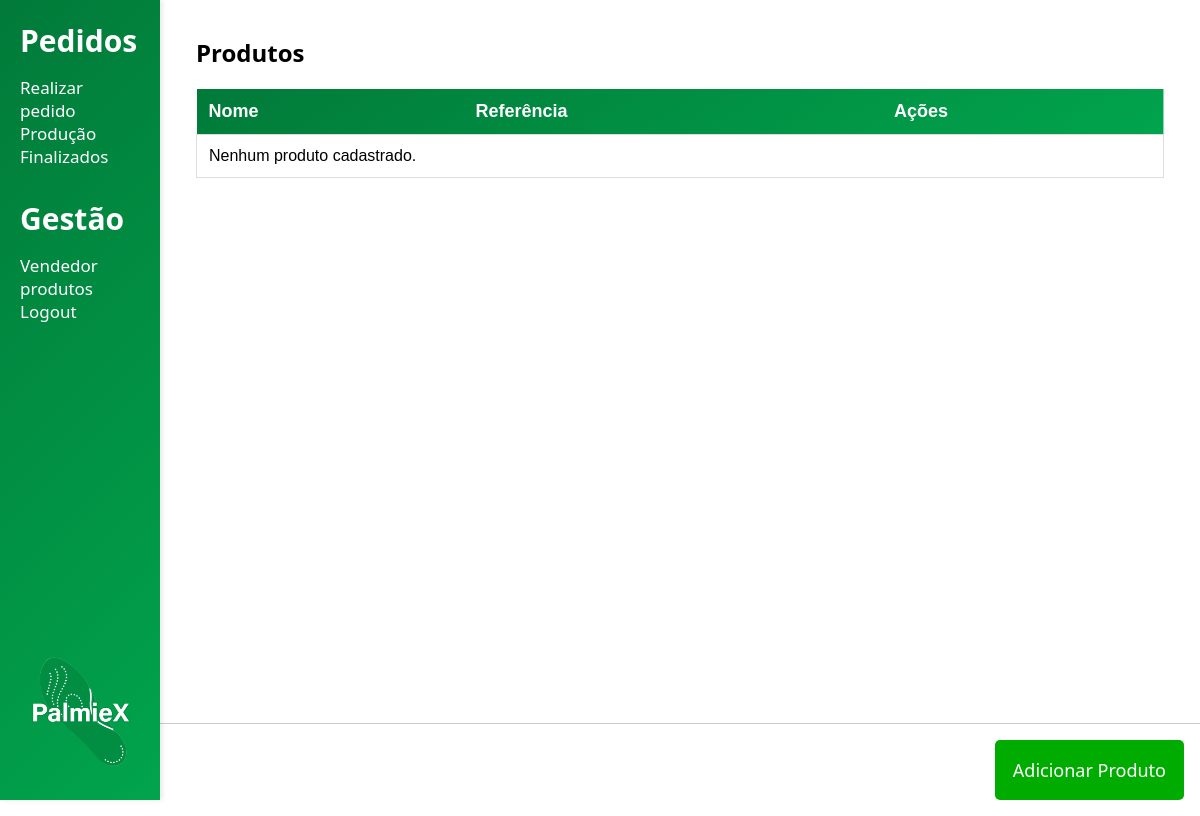
Page /produto/ on the earlier database version.
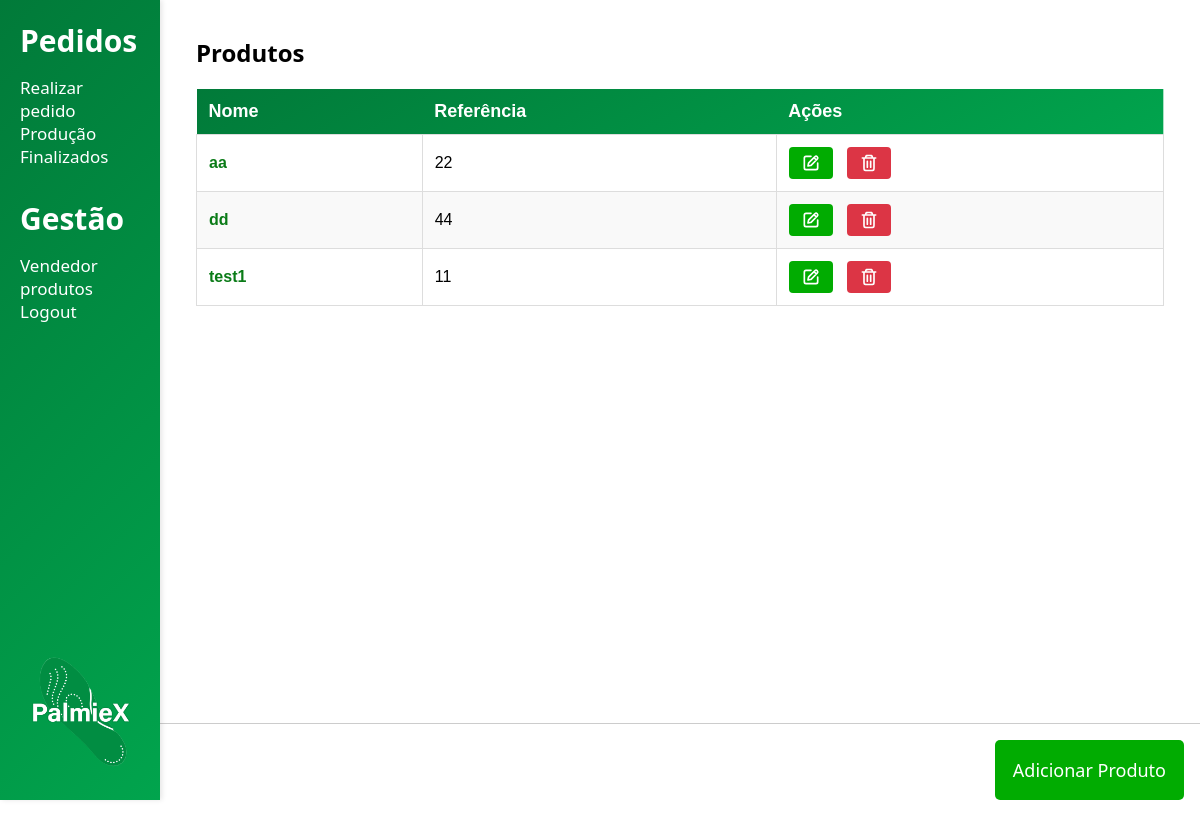
Same page on the later database version.
### produto/models.py (models this page shows, shortened)
class Produto(models.Model):
    nome = models.CharField(max_length=100)
    codigo = models.CharField(max_length=50, unique=True)

### produto/views.py (the view)
# urls.py: path('', views.lista_produtos, name='lista_produtos'),
def lista_produtos(request):
    produtos = Produto.objects.all().order_by('nome')
    return render(request, 'produto/lista_produtos.html', {'produtos': produtos})

### templates/produto/lista_produtos.html (shortened to what this page needs)
{% extends 'base.html' %}
{% load static %}
{% block extra_css %}
    <link rel="stylesheet" href="{% static 'css/produto/listar_produtos.css' %}">
{% endblock extra_css %}
{% block content %}
    <h2>Produtos</h2>
    <table class="produtos-table">
        <thead>
            <tr class="cabecalho">
                <th>Nome</th>
                <th>Referência</th>
                <th>Ações</th>
            </tr>
        </thead>
        <tbody>
            {% for produto in produtos %}
                <tr id="produto-{{ produto.pk }}">
                    <td class="nome_produto">{{ produto.nome }}</td>
                    <td>{{ produto.codigo }}</td>
                    <td>
                        <div class="acoes">
                            <a href="{% url 'produto:editar_produto' produto.pk %}" class="btn btn-secondary">
                                <img class="edit" src="{% static 'img/edit.svg' %}" alt="Editar">
                            </a>
                            <button type="button" class="btn btn-danger delete-button" data-id="{{ produto.pk }}">
                                <img class="delete" src="{% static 'img/trash.svg' %}" alt="Deletar">
                            </button>
                        </div>
                    </td>
                </tr>
            {% empty %}
                <tr>
                    <td colspan="3">Nenhum produto cadastrado.</td>
                </tr>
            {% endfor %}
        </tbody>
    </table>
    <div class="botoesComando">
        <a href="{% url 'produto:criar_produto' %}" class="btn btn-primary adicionarProduto">Adicionar Produto</a>
    </div>
{% endblock %}

Differences in the rows shown:
added Produto: nome "aa", codigo "22"
added Produto: nome "dd", codigo "44"
added Produto: nome "test1", codigo "11"
Other differences:
text no longer shown: "Nenhum produto cadastrado."
